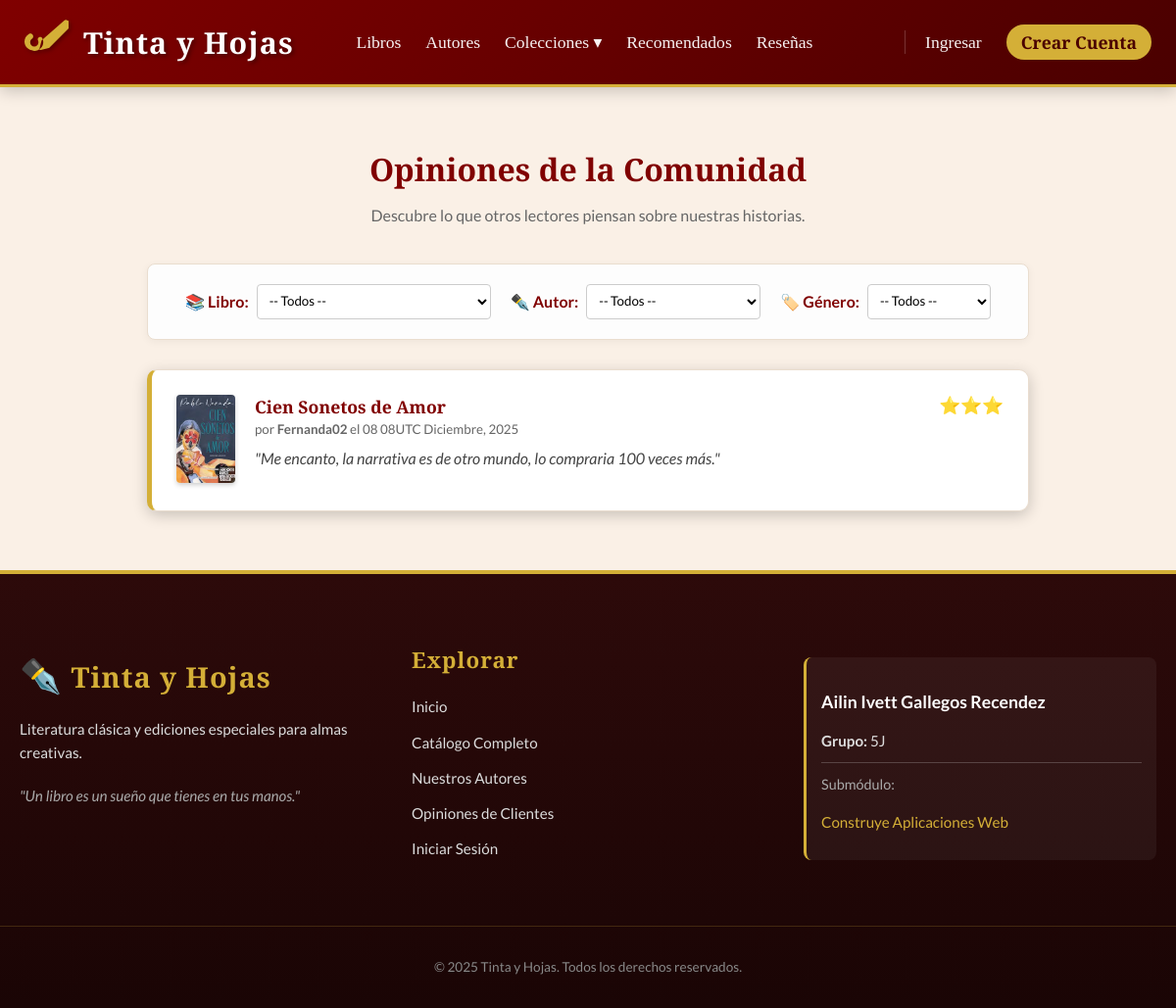
The app's page /resenas/ with its own data.
### tienda/models.py (models this page shows, shortened)
class Resena(models.Model):
    libro = models.ForeignKey(Libro, on_delete=models.CASCADE, related_name='resenas')
    usuario = models.ForeignKey(User, on_delete=models.CASCADE)
    calificacion = models.IntegerField(choices=[
        (1, '⭐'),
        (2, '⭐⭐'),
        (3, '⭐⭐⭐'),
        (4, '⭐⭐⭐⭐'),
        (5, '⭐⭐⭐⭐⭐'),
    ], verbose_name="Calificación")
    comentario = models.TextField(verbose_name="Tu opinión")
    fecha = models.DateTimeField(auto_now_add=True)

class Libro(models.Model):
    titulo = models.CharField(max_length=200, verbose_name="Título")
    autor = models.ForeignKey(Autor, on_delete=models.CASCADE, related_name='libros', verbose_name="Autor")
    coleccion = models.ForeignKey(Coleccion, on_delete=models.CASCADE, related_name='libros', verbose_name="Colección/Género")
    proveedor = models.ForeignKey(Proveedor, on_delete=models.SET_NULL, null=True, blank=True, verbose_name="Proveedor")
    precio = models.DecimalField(max_digits=10, decimal_places=2, verbose_name="Precio")
    stock = models.IntegerField(validators=[MinValueValidator(0)], verbose_name="Stock disponible")
    descripcion = models.TextField(verbose_name="Descripción")
    imagen = models.ImageField(upload_to='libros/', verbose_name="Imagen del libro", null=True, blank=True)
    es_recomendado = models.BooleanField(default=False, verbose_name="¿Es recomendado?")

### tienda/views.py (the view)
# urls.py: path('resenas/', views.resenas, name='resenas'),
def resenas(request):
    lista_resenas = Resena.objects.all().order_by('-fecha')
    libros = Libro.objects.all().order_by('titulo')
    autores = Autor.objects.all().order_by('nombre')
    colecciones = Coleccion.objects.all().order_by('nombre')
    if request.GET.get('libro'):
        lista_resenas = lista_resenas.filter(libro_id=request.GET.get('libro'))
    if request.GET.get('autor'):
        lista_resenas = lista_resenas.filter(libro__autor_id=request.GET.get('autor'))
    if request.GET.get('coleccion'):
        lista_resenas = lista_resenas.filter(libro__coleccion_id=request.GET.get('coleccion'))
    return render(request, 'tienda/resenas.html', {
        'resenas': lista_resenas,
        'libros': libros,
        'autores': autores,
        'colecciones': colecciones
    })

### tienda/context_processors.py (called while the page is built)
def menu_colecciones(request):
    return {'colecciones_menu': Coleccion.objects.all()}

### tienda/templates/tienda/resenas.html (shortened to what this page needs)
{% extends 'tienda/base.html' %}
{% block content %}
<div style="max-width: 900px; margin: 0 auto;">
    <h1 style="text-align: center; color: #800000; margin-bottom: 10px;">Opiniones de la Comunidad</h1>
    <p style="text-align: center; color: #666; margin-bottom: 40px;">Descubre lo que otros lectores piensan sobre nuestras historias.</p>
    <div class="filter-card">
        <form method="GET" class="filter-form">
            <div class="filter-group">
                <label>📚 Libro:</label>
                <select name="libro" onchange="this.form.submit()">
                    <option value="">-- Todos --</option>
                </select>
            </div>
            <div class="filter-group">
                <label>✒️ Autor:</label>
                <select name="autor" onchange="this.form.submit()">
                    <option value="">-- Todos --</option>
                </select>
            </div>
            <div class="filter-group">
                <label>🏷️ Género:</label>
                <select name="coleccion" onchange="this.form.submit()">
                    <option value="">-- Todos --</option>
                </select>
            </div>
        </form>
    </div>
    <div style="margin-top: 30px;">
        {% for resena in resenas %}
        <div class="card" style="margin-bottom: 20px; border-left: 5px solid #D4AF37;">
            <div style="display: flex; gap: 20px; align-items: flex-start;">
                <a href="{% url 'detalle_libro' resena.libro.id %}" style="flex-shrink: 0;">
                    {% if resena.libro.imagen %}
                        <img src="{{ resena.libro.imagen.url }}" style="width: 60px; height: 90px; object-fit: cover; border-radius: 4px; box-shadow: 0 2px 5px rgba(0,0,0,0.2);">
                    {% else %}
                        <div style="width: 60px; height: 90px; background: #ddd; display: flex; align-items: center; justify-content: center; font-size: 0.8rem;">Sin img</div>
                    {% endif %}
                </a>
                <div style="flex: 1;">
                    <div style="display: flex; justify-content: space-between; align-items: flex-start;">
                        <div>
                            <h3 style="margin: 0; color: #800000; font-size: 1.1rem;">
                                {{ resena.libro.titulo }}
                            </h3>
                            <small style="color: #666;">
                                por <span style="font-weight: bold;">{{ resena.usuario.username }}</span>
                                el {{ resena.fecha|date:"d de F, Y" }}
                            </small>
                        </div>
                        <div style="color: #D4AF37; font-size: 1.1rem;">
                            {% if resena.calificacion == 1 %}⭐
                            {% elif resena.calificacion == 2 %}⭐⭐
                            {% elif resena.calificacion == 3 %}⭐⭐⭐
                            {% elif resena.calificacion == 4 %}⭐⭐⭐⭐
                            {% else %}⭐⭐⭐⭐⭐{% endif %}
                        </div>
                    </div>
                    <p style="font-style: italic; color: #444; margin-top: 10px; line-height: 1.5;">
                        "{{ resena.comentario }}"
                    </p>
                </div>
            </div>
        </div>
        {% empty %}
            <div style="text-align: center; padding: 40px; background: #f9f9f9; border-radius: 8px;">
                <p style="font-size: 1.2rem; color: #888;">No se encontraron reseñas con estos filtros.</p>
                <a href="{% url 'resenas' %}" class="btn" style="background-color: #666;">Ver todas las reseñas</a>
            </div>
        {% endfor %}
    </div>
</div>
{% endblock %}

### tienda/templates/tienda/base.html (style rules this page uses)
:root { --primary-color: #6d071a; --primary-gradient: linear-gradient(135deg, #800000 0%, #4a0000 100%); --secondary-color: #FAF0E6; --accent-color: #D4AF37; --text-color: #2c2c2c; --white: #ffffff; --shadow: 0 4px 15px rgba(0,0,0,0.2); }
body { font-family: 'Lato', sans-serif; background-color: var(--secondary-color); color: var(--text-color); margin: 0; padding: 0; display: flex; flex-direction: column; min-height: 100vh; }
h1, h2, h3 { color: var(--primary-color); font-family: 'Playfair Display', serif; }
.card { background: var(--white); padding: 25px; border-radius: 10px; box-shadow: var(--shadow); border: 1px solid #eaddcf; margin-bottom: 20px; }

### tienda/templates/tienda/resenas.html (style rules this page uses)
.filter-card { background-color: #fdfdfd; border: 1px solid #eaddcf; padding: 20px; border-radius: 8px; box-shadow: 0 2px 8px rgba(0,0,0,0.05); }
.filter-form { display: flex; gap: 20px; align-items: center; justify-content: center; flex-wrap: wrap; }
.filter-group { display: flex; align-items: center; gap: 8px; }
.filter-group label { font-weight: bold; color: #800000; }
.filter-group select { padding: 8px; border-radius: 4px; border: 1px solid #ccc; background-color: white; font-family: 'Lato', sans-serif; cursor: pointer; }

### records on screen
Resena: libro.imagen (picture), libro.titulo "Cien Sonetos de Amor", usuario.username "Fernanda02", fecha "08 08UTC Diciembre, 2025", comentario "Me encanto, la narrativa es de otro mundo, lo compraria 100 veces más."
